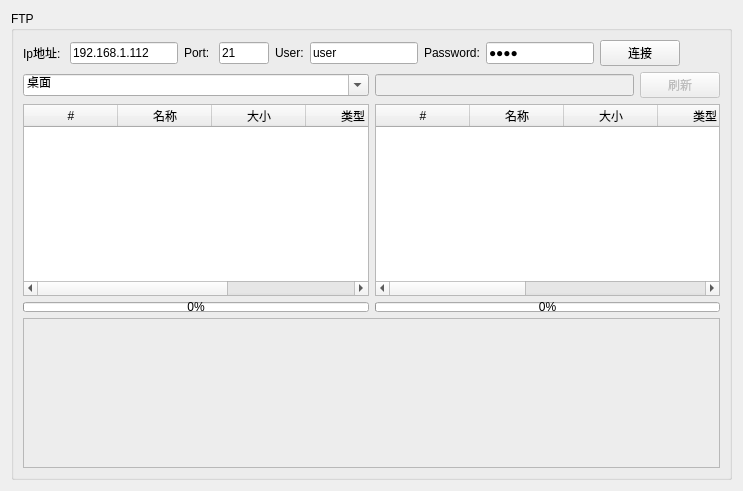
     <widget class="QWidget" name="tab_3">
      <attribute name="title">
       <string>FTP</string>
      </attribute>
      <layout class="QGridLayout" name="gridLayout_6">
       <item row="0" column="0">
        <widget class="QGroupBox" name="groupBox_4">
         <property name="title">
          <string>FTP</string>
         </property>
         <layout class="QGridLayout" name="gridLayout_7">
          <item row="0" column="0" colspan="2">
           <widget class="QWidget" name="widget_13" native="true">
            <property name="sizePolicy">
             <sizepolicy hsizetype="Preferred" vsizetype="Maximum">
              <horstretch>0</horstretch>
              <verstretch>0</verstretch>
             </sizepolicy>
            </property>
            <layout class="QHBoxLayout" name="horizontalLayout_14">
             <property name="leftMargin">
              <number>0</number>
             </property>
             <property name="topMargin">
              <number>0</number>
             </property>
             <property name="rightMargin">
              <number>0</number>
             </property>
             <property name="bottomMargin">
              <number>0</number>
             </property>
             <item>
              <widget class="QLabel" name="label_25">
               <property name="text">
                <string>Ip地址: </string>
               </property>
              </widget>
             </item>
             <item>
              <widget class="QLineEdit" name="lineEdit_ftp_ip">
               <property name="sizePolicy">
                <sizepolicy hsizetype="Maximum" vsizetype="Fixed">
                 <horstretch>0</horstretch>
                 <verstretch>0</verstretch>
                </sizepolicy>
               </property>
               <property name="inputMask">
                <string/>
               </property>
               <property name="text">
                <string>192.168.1.112</string>
               </property>
               <property name="maxLength">
                <number>32767</number>
               </property>
              </widget>
             </item>
             <item>
              <widget class="QLabel" name="label_26">
               <property name="text">
                <string>Port: </string>
               </property>
              </widget>
             </item>
             <item>
              <widget class="QLineEdit" name="lineEdit_ftp_port">
               <property name="maximumSize">
                <size>
                 <width>50</width>
                 <height>16777215</height>
                </size>
               </property>
               <property name="inputMask">
                <string/>
               </property>
               <property name="text">
                <string>21</string>
               </property>
              </widget>
             </item>
             <item>
              <widget class="QLabel" name="label_19">
               <property name="text">
                <string>User:</string>
               </property>
              </widget>
             </item>
             <item>
              <widget class="QLineEdit" name="lineEdit_ftp_user">
               <property name="sizePolicy">
                <sizepolicy hsizetype="Maximum" vsizetype="Fixed">
                 <horstretch>0</horstretch>
                 <verstretch>0</verstretch>
                </sizepolicy>
               </property>
               <property name="text">
                <string>user</string>
               </property>
              </widget>
             </item>
             <item>
              <widget class="QLabel" name="label_20">
               <property name="text">
                <string>Password:</string>
               </property>
              </widget>
             </item>
             <item>
              <widget class="QLineEdit" name="lineEdit_ftp_pw">
               <property name="sizePolicy">
                <sizepolicy hsizetype="Maximum" vsizetype="Fixed">
                 <horstretch>0</horstretch>
                 <verstretch>0</verstretch>
                </sizepolicy>
               </property>
               <property name="text">
                <string>user</string>
               </property>
               <property name="echoMode">
                <enum>QLineEdit::Password</enum>
               </property>
              </widget>
             </item>
             <item>
              <widget class="QPushButton" name="pushButton_ftp_ok">
               <property name="text">
                <string>连接</string>
               </property>
              </widget>
             </item>
             <item>
              <spacer name="horizontalSpacer_4">
               <property name="orientation">
                <enum>Qt::Horizontal</enum>
               </property>
               <property name="sizeHint" stdset="0">
                <size>
                 <width>40</width>
                 <height>20</height>
                </size>
               </property>
              </spacer>
             </item>
            </layout>
           </widget>
          </item>
          <item row="2" column="1">
           <widget class="QWidget" name="widget_15" native="true">
            <layout class="QHBoxLayout" name="horizontalLayout_4">
             <property name="leftMargin">
              <number>0</number>
             </property>
             <property name="topMargin">
              <number>0</number>
             </property>
             <property name="rightMargin">
              <number>0</number>
             </property>
             <property name="bottomMargin">
              <number>0</number>
             </property>
             <item>
              <widget class="QLineEdit" name="lineEdit_ftp_path_2">
               <property name="enabled">
                <bool>false</bool>
               </property>
               <property name="readOnly">
                <bool>true</bool>
               </property>
              </widget>
             </item>
             <item>
              <widget class="QPushButton" name="pushButton_ftp_refresh_2">
               <property name="enabled">
                <bool>false</bool>
               </property>
               <property name="text">
                <string>刷新</string>
               </property>
              </widget>
             </item>
            </layout>
           </widget>
          </item>
          <item row="3" column="0">
           <widget class="QTableWidget" name="tableWidget">
            <property name="contextMenuPolicy">
             <enum>Qt::CustomContextMenu</enum>
            </property>
            <property name="editTriggers">
             <set>QAbstractItemView::NoEditTriggers</set>
            </property>
            <property name="dragEnabled">
             <bool>true</bool>
            </property>
            <property name="dragDropMode">
             <enum>QAbstractItemView::NoDragDrop</enum>
            </property>
            <property name="selectionMode">
             <enum>QAbstractItemView::SingleSelection</enum>
            </property>
            <property name="selectionBehavior">
             <enum>QAbstractItemView::SelectRows</enum>
            </property>
            <property name="iconSize">
             <size>
              <width>15</width>
              <height>15</height>
             </size>
            </property>
            <property name="columnCount">
             <number>5</number>
            </property>
            <attribute name="horizontalHeaderDefaultSectionSize">
             <number>94</number>
            </attribute>
            <attribute name="verticalHeaderVisible">
             <bool>false</bool>
            </attribute>
            <attribute name="verticalHeaderMinimumSectionSize">
             <number>10</number>
            </attribute>
            <column>
             <property name="text">
              <string>#</string>
             </property>
            </column>
            <column>
             <property name="text">
              <string>名称</string>
             </property>
            </column>
            <column>
             <property name="text">
              <string>大小</string>
             </property>
            </column>
            <column>
             <property name="text">
              <string>类型</string>
             </property>
            </column>
            <column>
             <property name="text">
              <string>修改时间</string>
             </property>
            </column>
           </widget>
          </item>
          <item row="2" column="0">
           <widget class="QWidget" name="widget_14" native="true">
            <layout class="QHBoxLayout" name="horizontalLayout_3">
             <property name="leftMargin">
              <number>0</number>
             </property>
             <property name="topMargin">
              <number>0</number>
             </property>
             <property name="rightMargin">
              <number>0</number>
             </property>
             <property name="bottomMargin">
              <number>0</number>
             </property>
             <item>
              <widget class="QComboBox" name="comboBox_ftp_path">
               <property name="editable">
                <bool>true</bool>
               </property>
               <property name="currentIndex">
                <number>1</number>
               </property>
               <item>
                <property name="text">
                 <string>此电脑</string>
                </property>
               </item>
               <item>
                <property name="text">
                 <string>桌面</string>
                </property>
               </item>
               <item>
                <property name="text">
                 <string>下载</string>
                </property>
               </item>
               <item>
                <property name="text">
                 <string>文档</string>
                </property>
               </item>
               <item>
                <property name="text">
                 <string>图片</string>
                </property>
               </item>
               <item>
                <property name="text">
                 <string/>
                </property>
               </item>
              </widget>
             </item>
            </layout>
           </widget>
          </item>
          <item row="6" column="0" colspan="2">
           <widget class="QScrollArea" name="scrollArea_4">
            <property name="minimumSize">
             <size>
              <width>0</width>
              <height>150</height>
             </size>
            </property>
            <property name="maximumSize">
             <size>
              <width>16777215</width>
              <height>150</height>
             </size>
            </property>
            <property name="widgetResizable">
             <bool>true</bool>
            </property>
            <widget class="QWidget" name="scrollAreaWidgetContents_4">
             <property name="geometry">
              <rect>
               <x>0</x>
               <y>0</y>
               <width>1320</width>
               <height>148</height>
              </rect>
             </property>
             <property name="styleSheet">
              <string notr="true">background-color: rgb(237, 237, 237);</string>
             </property>
             <layout class="QVBoxLayout" name="verticalLayout_8">
              <property name="spacing">
               <number>0</number>
              </property>
              <property name="leftMargin">
               <number>0</number>
              </property>
              <property name="topMargin">
               <number>0</number>
              </property>
              <property name="bottomMargin">
               <number>0</number>
              </property>
              <item>
               <widget class="QLabel" name="label_ftp_msg">
                <property name="styleSheet">
                 <string notr="true"/>
                </property>
                <property name="text">
                 <string/>
                </property>
                <property name="alignment">
                 <set>Qt::AlignLeading|Qt::AlignLeft|Qt::AlignTop</set>
                </property>
               </widget>
              </item>
             </layout>
            </widget>
           </widget>
          </item>
          <item row="5" column="1">
           <widget class="QProgressBar" name="progressBar_2">
            <property name="maximumSize">
             <size>
              <width>16777215</width>
              <height>10</height>
             </size>
            </property>
            <property name="value">
             <number>0</number>
            </property>
           </widget>
          </item>
          <item row="5" column="0">
           <widget class="QProgressBar" name="progressBar">
            <property name="maximumSize">
             <size>
              <width>16777215</width>
              <height>10</height>
             </size>
            </property>
            <property name="value">
             <number>0</number>
            </property>
           </widget>
          </item>
          <item row="3" column="1">
           <widget class="QTableWidget" name="tableWidget_2">
            <property name="contextMenuPolicy">
             <enum>Qt::CustomContextMenu</enum>
            </property>
            <property name="editTriggers">
             <set>QAbstractItemView::NoEditTriggers</set>
            </property>
            <property name="dragEnabled">
             <bool>true</bool>
            </property>
            <property name="dragDropMode">
             <enum>QAbstractItemView::NoDragDrop</enum>
            </property>
            <property name="selectionMode">
             <enum>QAbstractItemView::SingleSelection</enum>
            </property>
            <property name="selectionBehavior">
             <enum>QAbstractItemView::SelectRows</enum>
            </property>
            <property name="columnCount">
             <number>7</number>
            </property>
            <attribute name="horizontalHeaderDefaultSectionSize">
             <number>94</number>
            </attribute>
            <attribute name="verticalHeaderVisible">
             <bool>false</bool>
            </attribute>
            <attribute name="verticalHeaderMinimumSectionSize">
             <number>10</number>
            </attribute>
            <column>
             <property name="text">
              <string>#</string>
             </property>
            </column>
            <column>
             <property name="text">
              <string>名称</string>
             </property>
            </column>
            <column>
             <property name="text">
              <string>大小</string>
             </property>
            </column>
            <column>
             <property name="text">
              <string>类型</string>
             </property>
            </column>
            <column>
             <property name="text">
              <string>修改时间</string>
             </property>
            </column>
            <column>
             <property name="text">
              <string>所有者</string>
             </property>
            </column>
            <column>
             <property name="text">
              <string>属性</string>
             </property>
            </column>
           </widget>
          </item>
         </layout>
        </widget>
       </item>
      </layout>
     </widget>
